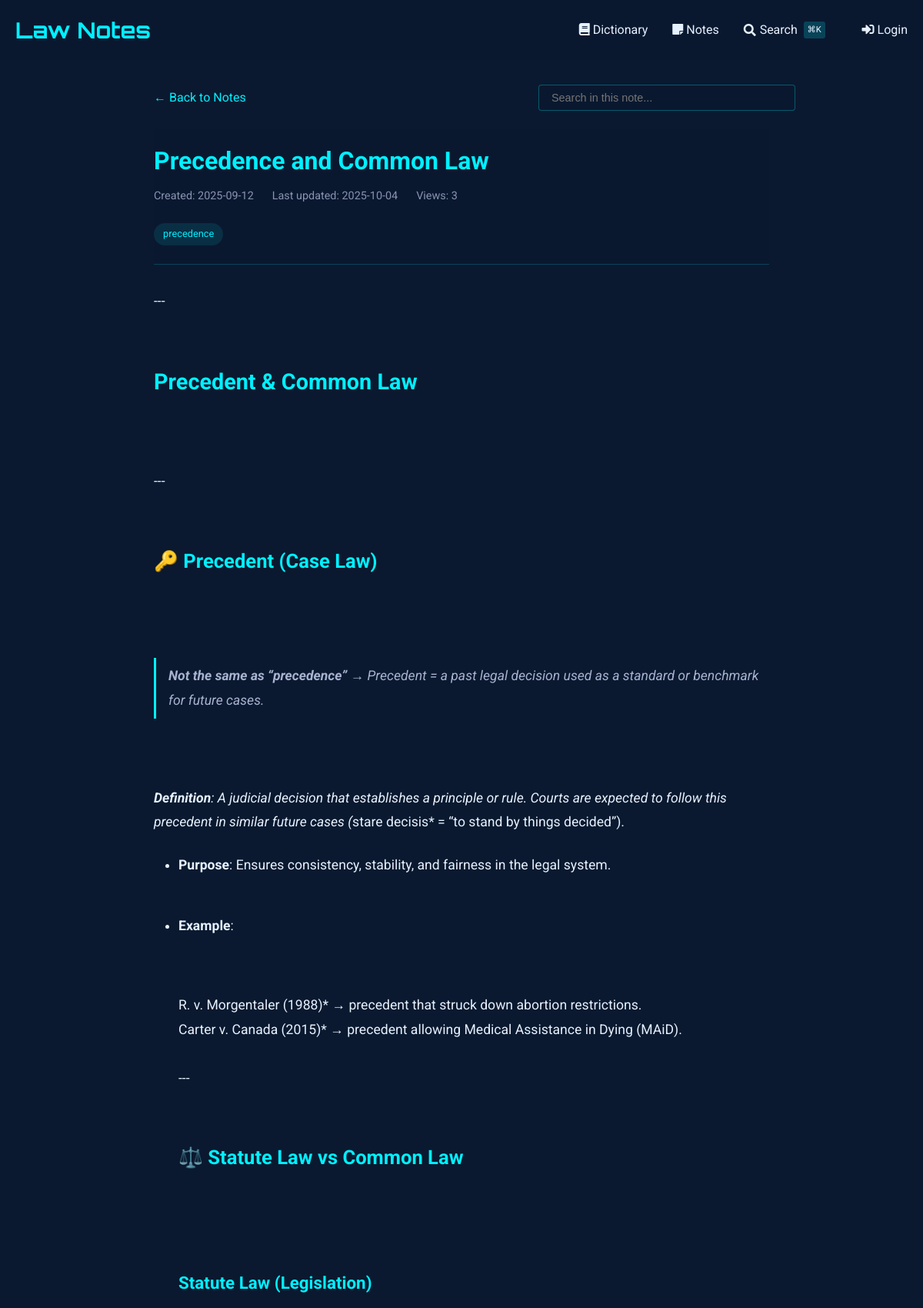
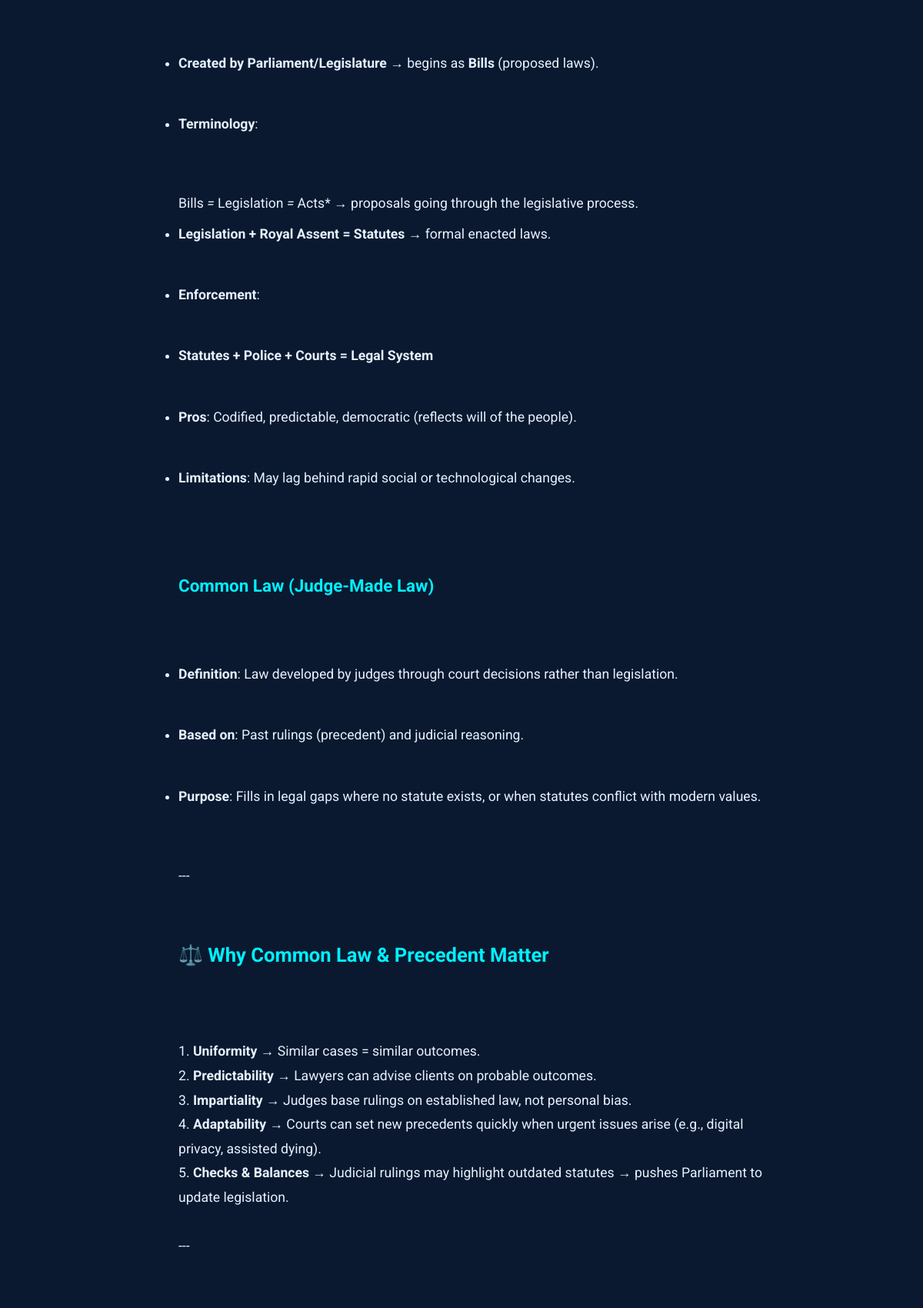
The page /notes/view/5 (upper part) on the database its author committed (2 pictures, top to bottom).
### tables this page shows
CREATE TABLE notes (
    id INTEGER PRIMARY KEY AUTOINCREMENT,
    title TEXT NOT NULL,                -- short title for the note
    content TEXT NOT NULL,              -- the full note text
    unit_number INTEGER,                -- optional: to group with course units
    tags TEXT,                          -- comma-separated or JSON for filtering/search
    related_entries TEXT,               -- store glossary ids (e.g., "1,4,5") for cross-linking
    created_at TIMESTAMP DEFAULT CURRENT_TIMESTAMP,
    last_updated TIMESTAMP DEFAULT CURRENT_TIMESTAMP,
    views INTEGER DEFAULT 0,            -- track popularity
    is_favorite BOOLEAN DEFAULT 0,      -- quick flag for starred notes
    comments TEXT                       -- optional: your own thoughts or annotations
, has_worksheet BOOLEAN DEFAULT 0);

### notes_routes.py (the view, shortened to what this page needs)
@notes_bp.route('/view/<int:note_id>')
def view_note(note_id):
    db = SQL("sqlite:///notes.db")
    note = db.execute("""
        SELECT *,
               strftime('%Y-%m-%d', created_at) as created_date,
               strftime('%Y-%m-%d', last_updated) as last_updated
        FROM notes
        WHERE id = :id
    """, id=note_id)
    if not note:
        abort(404)
    note = note[0]
    db.execute("""
        UPDATE notes
        SET views = COALESCE(views, 0) + 1
        WHERE id = :id
    """, id=note_id)
    content = note['content']
    content = re.sub(r'^# (.*?)$', r'<h1>\1</h1>', content, flags=re.MULTILINE)
    content = re.sub(r'^## (.*?)$', r'<h2>\1</h2>', content, flags=re.MULTILINE)
    content = re.sub(r'^### (.*?)$', r'<h3>\1</h3>', content, flags=re.MULTILINE)
    content = re.sub(r'\*\*(.*?)\*\*', r'<strong>\1</strong>', content)
    content = re.sub(r'\*(.*?)\*', r'<em>\1</em>', content)
    content = re.sub(r'^\s*[-*] (.*?)$', r'<li>\1</li>', content, flags=re.MULTILINE)
    content = re.sub(r'(<li>.*</li>)', r'<ul>\1</ul>', content, flags=re.DOTALL)
    content = re.sub(r'^> (.*?)$', r'<blockquote>\1</blockquote>', content, flags=re.MULTILINE)
    content = content.replace('\n', '<br>')
    content = re.sub(
        r'<aside>\s*💡\s*(.*?)\s*</aside>',
        r'<div class="callout"><div class="callout-emoji">💡</div><div class="callout-content">\1</div></div>',
        content,
        flags=re.DOTALL
    )
    sections = re.split(r'(<h[1-3]>.*?</h[1-3]>)', content)
    processed_sections = []
    for i, section in enumerate(sections):
        if section.startswith('<h'):
            processed_sections.append(section)
        elif section.strip():
            if not any(tag in section for tag in ['<p>', '<ul>', '<ol>', '<blockquote>', '<div class="callout">']):
                section = f'<p>{section}</p>'
            processed_sections.append(section)
    processed_content = '\n'.join(processed_sections)
    related_entries = []
    worksheet_images = []
    if note.get('has_worksheet'):
        worksheet_images = get_worksheet_images(note_id)
    return render_template('notes/view.html',
                         note=note,
                         content=processed_content,
                         related_entries=related_entries,
                         worksheet_images=worksheet_images)

### sql.py (called while the page is built, shortened)
def _enable_logging(f):
    import logging
    import functools
    import os
    @functools.wraps(f)
    def decorator(*args, **kwargs):
        try:
            import flask
        except ModuleNotFoundError:
            return f(*args, **kwargs)
        disabled = logging.getLogger("cs50").disabled
        if flask.current_app and os.getenv("FLASK_ENV") == "development":
            logging.getLogger("cs50").disabled = False
        try:
            return f(*args, **kwargs)
        finally:
            logging.getLogger("cs50").disabled = disabled
    return decorator

def _parse_placeholder(token):
    import re
    import sqlparse
    if (
        not isinstance(token, sqlparse.sql.Token)
        or token.ttype != sqlparse.tokens.Name.Placeholder
    ):
        raise TypeError()
    if token.value == "?":
        return "qmark", None
    matches = re.search(r"^:([1-9]\d*)$", token.value)
    if matches:
        return "numeric", int(matches.group(1)) - 1
    matches = re.search(r"^:([a-zA-Z]\w*)$", token.value)
    if matches:
        return "named", matches.group(1)

    def __del__(self):
        self._disconnect()

    def _disconnect(self):
        if hasattr(_data, self._name()):
            getattr(_data, self._name()).close()
            delattr(_data, self._name())

    def _name(self):
        return str(hash(self))

        def connect(dbapi_connection, connection_record):
            try:
                if isinstance(
                    dbapi_connection, sqlite3.Connection
                ):  # If back end is sqlite
                    cursor = dbapi_connection.cursor()
                    cursor.execute("PRAGMA foreign_keys=ON")
                    cursor.close()
            except:
                pass

### templates/notes/view.html (shortened to what this page needs)
{% extends "notes/base.html" %}
{% block content %}
<div class="container" style="max-width: 800px; margin: 0 auto;">
    <div style="margin-bottom: 1.5rem; display: flex; justify-content: space-between; align-items: center; flex-wrap: wrap; gap: 1rem;">
        <a href="{{ url_for('notes.index') }}" style="color: var(--primary); text-decoration: none; display: inline-flex; align-items: center;">
            ← Back to Notes
        </a>
        <div class="search-container" style="position: relative; max-width: 300px; width: 100%;">
            <input type="text" id="noteSearch" placeholder="Search in this note..."
                   style="width: 100%; padding: 0.5rem 1rem; background: rgba(10, 25, 47, 0.7);
                          border: 1px solid rgba(0, 240, 255, 0.3); border-radius: 4px;
                          color: #e6f1ff; font-size: 0.9rem;">
        </div>
    </div>
    <article class="note">
        <header class="note-header">
            <h1 class="note-title">
                {{ note.title }}
            </h1>
            <div class="note-meta">
                <span>Created: {{ note.created_date }}</span>
                <span>Last updated: {{ note.last_updated }}</span>
                <span>Views: {{ note.views or 0 }}</span>
            </div>
            {% if note.tags %}
            <div class="note-tags" style="margin-top: 1rem;">
                {% for tag in note.tags.split(',') %}
                    <span class="tag">{{ tag.strip() }}</span>
                {% endfor %}
            </div>
            {% endif %}
        </header>
        <div class="note-content">
            {{ content|safe }}
        </div>
    </article>
</div>
{% endblock %}

### templates/dictionary/base.html (style rules this page uses)
:root { --primary: #00f0ff; --bg-dark: #0a192f; --text: #e6f1ff; --success: #2ecc71; --error: #e74c3c; }
body { font-family: 'Roboto', sans-serif; background-color: var(--bg-dark); color: var(--text); line-height: 1.6; margin: 0; padding: 0; }
.container { max-width: 1200px; margin: 0 auto; padding: 0 20px; }
header { background: rgba(10, 25, 47, 0.9); padding: 1rem 0; }

### templates/notes/view.html (style rules this page uses)
.note-header { margin-bottom: 2rem; padding-bottom: 1rem; border-bottom: 1px solid rgba(0, 240, 255, 0.2); }
.note-title { color: var(--primary); margin: 0 0 0.5rem 0; font-size: 2rem; font-weight: 700; }
.note-meta { display: flex; gap: 1.5rem; color: #8892b0; font-size: 0.9rem; margin-bottom: 1.5rem; }
.note-content { font-size: 1.1rem; line-height: 1.8; color: #e6f1ff; }
.note-content h1, .note-content h2, .note-content h3, .note-content h4, .note-content h5, .note-content h6 { color: var(--primary); margin-top: 2rem; margin-bottom: 1rem; }
.note-content h1 { font-size: 1.8rem; }
.note-content h2 { font-size: 1.6rem; }
.note-content h3 { font-size: 1.4rem; }
.note-content p { margin: 1.5rem 0; }
.note-content ul, .note-content ol { margin: 1.5rem 0; padding-left: 2rem; }
.note-content li { margin: 0.5rem 0; }
.note-content blockquote { border-left: 3px solid var(--primary); padding: 0.5rem 0 0.5rem 1rem; margin: 1.5rem 0; color: #a8b2d1; font-style: italic; }
.tag { display: inline-block; background: rgba(0, 240, 255, 0.1); color: var(--primary); padding: 0.25rem 0.75rem; border-radius: 20px; font-size: 0.8rem; margin-right: 0.5rem; margin-bottom: 0.5rem; }

### rows shown on the page
notes: title "Precedence and Common Law", views "3", strip "precedence"

### other values the page prints
{{ note.created_date }} "2025-09-12"
{{ note.last_updated }} "2025-10-04"
